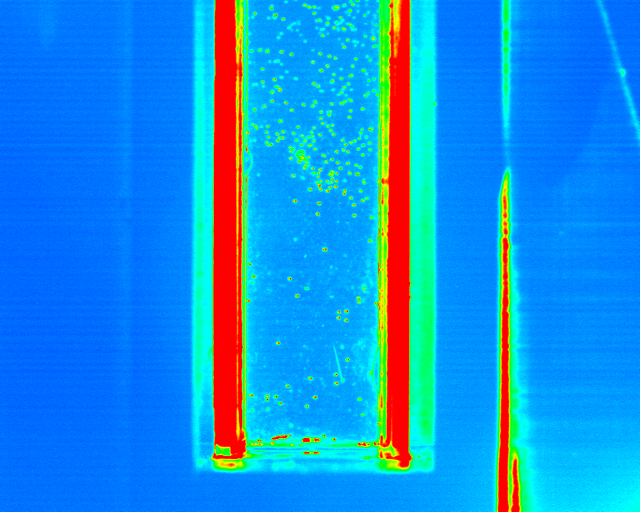
#> input picture CI_tracking/ImageSNAP_1.bmp, 1280 x 1024 px, given in place of CI_Film.avi, which was not available (shown at 1/2 size)
$ python Testing_SARS-video.py
#> lines starting #> are read from the running program, lines starting #| are printed output that depends on the picture; after the words box and inside, x2 and y2 are one past the last pixel; in counts of white or black regions, pixels touching at a corner belong together; pictures that were not available may be replaced by others from this repository, and a replacement may not be noted
# managed to track CI using canny, blur and contours. It is still a bit nervous. Missing identities
import cv2
import numpy as np
from matplotlib import pyplot as plt

def getContours(img):
    contours, hierarchy = cv2.findContours(img,cv2.RETR_EXTERNAL, cv2.CHAIN_APPROX_NONE)
    for cnt in contours:
        # getting coordinates of contours
        area = cv2.contourArea(cnt)
        #print(area)
        #drawing contours
        if (area < 50):
            cv2.drawContours(imgContour,cnt,-1,(0,0,255),3)
            peri = cv2.arcLength(cnt, True)
            #print(peri)
            approx = cv2.approxPolyDP(cnt, 0.02*peri,True)
            #print (len(approx))
            object = len(approx)
            x, y, w, h = cv2.boundingRect(approx)

            if (object > 4 & object < 10):
                objectType = "CI"
                cv2.rectangle(imgContour, (x, y), (x + w, y + h), (255, 0, 0), 2)
                cv2.putText(imgContour, objectType,
                        (x + (w // 2) - 10, y + (h // 2) - 10), cv2.FONT_HERSHEY_COMPLEX, 0.7,
                        (0, 0, 0), 1)
            else: print(object)


def empty(a):
    pass


# Create a videoCapture object and read from input filter
capture = cv2.VideoCapture('CI_Film.avi')

# Multipurpose trackbars for setup
#cv2.namedWindow("trackBars")
#cv2.resizeWindow("trackBars", 640, 240)


# Slider for canny
cv2.namedWindow("Adjust Canny")
cv2.resizeWindow("Adjust Canny", 600, 140)
cv2.createTrackbar("Threshold1_1", "Adjust Canny", 0, 1000,empty)
cv2.createTrackbar("Threshold1_2", "Adjust Canny", 0, 1000,empty)
cv2.createTrackbar("Dialation", "Adjust Canny", 0, 1000,empty)
cv2.createTrackbar("erosion", "Adjust Canny", 0, 1000,empty)

# [6 lines of commented-out code are left out]


if (capture.isOpened() == False):
    print("Error opening file")

while(capture.isOpened()):
    ret, frame = capture.read()
#> frame is the input picture: shape (1024, 1280, 3); mean B, G, R 222.5, 144.3, 23.4
    if ret == True:

        # [8 lines of commented-out code are left out]
        crop_frame = frame[32:834, 845:1157]
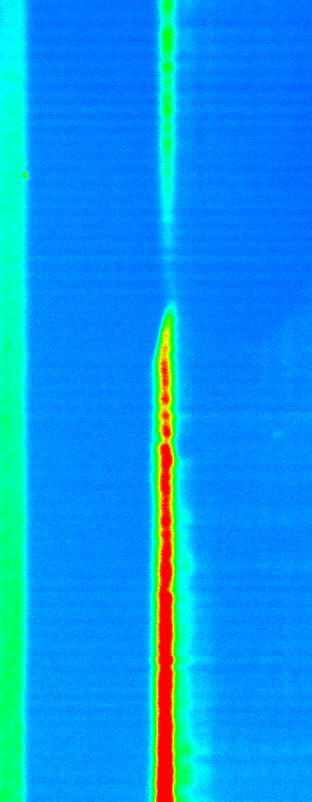
#> crop_frame: shape (802, 312, 3); mean B, G, R 236.3, 152.7, 7.5
        imgContour = crop_frame.copy()
        imgGray = cv2.cvtColor(crop_frame, cv2.COLOR_BGR2GRAY)
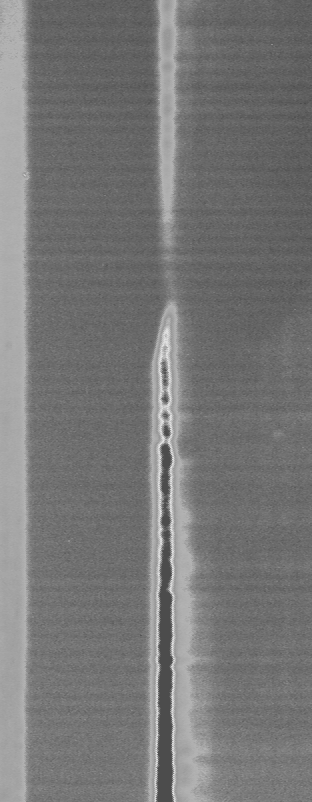
#> imgGray: shape (802, 312); min 75, max 226, mean 118.8

        # Kernel for Dialation
        kernel = np.ones((5, 5), np.uint8)
        # Testing Canny
        Threshold1_1 = cv2.getTrackbarPos("Threshold1_1", "Adjust Canny")
        Threshold1_2 = cv2.getTrackbarPos("Threshold1_2", "Adjust Canny")
        dialation = cv2.getTrackbarPos("Dialation", "Adjust Canny")
        erosion = cv2.getTrackbarPos("erosion", "Adjust Canny")
        # adding blur to get less noise in the image
        blur = cv2.GaussianBlur(imgGray, (7, 7),0)
        # filtering image to just show edges
        canny = cv2.Canny(blur, Threshold1_1, Threshold1_2)
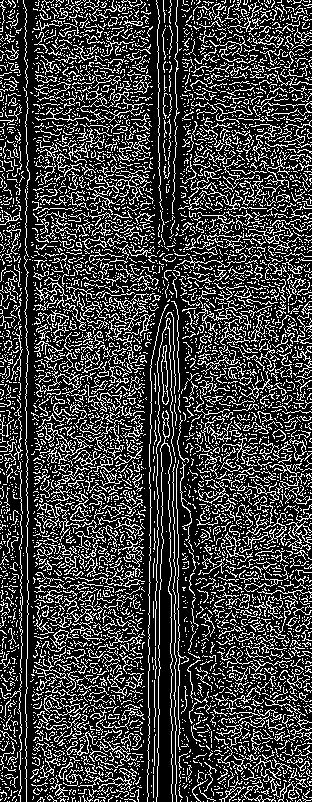
#> canny: shape (802, 312); 24.6% white in thin lines or dots
        # making edges thicker
        cannyDialation = cv2.dilate(canny,kernel,iterations = dialation)
        #eroding image
        erodedimg = cv2.erode(cannyDialation, kernel, iterations=erosion)
        getContours(canny)
#> in getContours, `contours, hierarchy = cv2.findContours(img,cv2.RETR_EXTERNAL, cv2.CHAI..`: contours = 5892 contours, 5793 with area under 20; largest, box (x1, y1, x2, y2) and area: (161, 345, 169, 405) 246, (86, 174, 152, 205) 188, (224, 532, 245, 558) 134, (156, 410, 173, 802) 106, (270, 777, 308, 802) 92
#> the loop in getContours, `for cnt in contours:` made 5892 passes
#> (cnt, area, peri, approx, object, x, y, w) on passes 16, 29, 37: ([[116, 800], [116, 801], [117, 800]], 0.5, 3.41, [[117, 800], [116, 800], [116, 801]], 3, 116, 800, 2), ([[309, 797], [310, 797], [311, 797], [310, 797]], 0, 4, [[309, 797], [311, 797]], 2, 309, 797, 3), ([[8, 797], [8, 798], [9, 797]], 0.5, 3.41, [[9, 797], [8, 797], [8, 798]], 3, 8, 797, 2)
#> (area, peri, approx, object, x, y, w, h) on passes 13, 14, 15, 17, 18, 20: (0, 2, [[295, 800], [295, 801]], 2, 295, 800, 1, 2), (0, 2, [[207, 800], [207, 801]], 2, 207, 800, 1, 2), (0, 2, [[120, 800], [120, 801]], 2, 120, 800, 1, 2), (0, 2.83, [[101, 800], [100, 801]], 2, 100, 800, 2, 2), (0, 2, [[75, 800], [75, 801]], 2, 75, 800, 1, 2), (0, 4.83, [[286, 799], [287, 800], [287, 801], [287, 800]], 4, 286, 799, 2, 3)
#| 4
#| 4
#| 4
#| 4
#| 4
#| 4
#| 4
#| 4
#> (further printed lines are left out)
#> after the loop in getContours, `for cnt in contours:`:
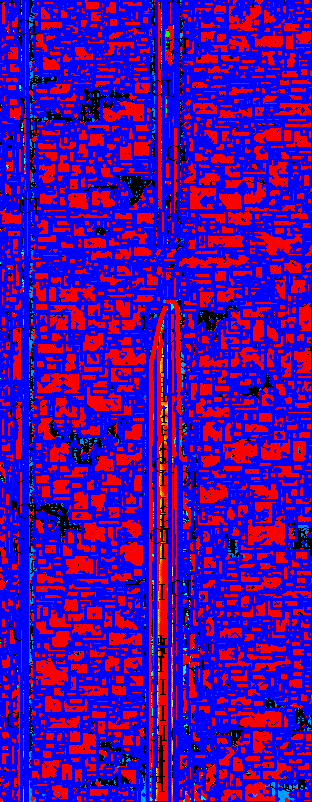
#> imgContour: shape (802, 312, 3); mean B, G, R 157.5, 2.5, 84.5


        # [21 lines of commented-out code are left out]
        cv2.imshow('Contours', imgContour)
        cv2.imshow('Canny', canny)
        cv2.imshow('blur', blur)
        cv2.imshow('Cropped image', crop_frame)
        cv2.imshow('dialated', cannyDialation)
        cv2.imshow('erodedimg', erodedimg)

        if cv2.waitKey(25) & 0xFF == ord('q'):
#> (key q is pressed here)
            break

    else:
        break

$ run again, on CI_tracking/ImageSNAP_2.bmp
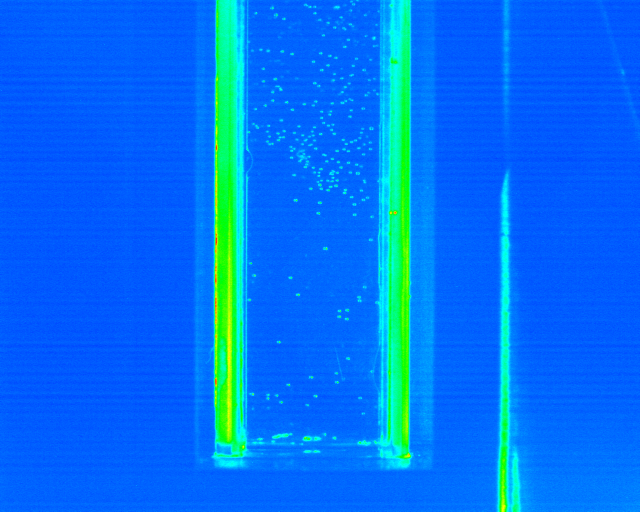
#> input picture CI_tracking/ImageSNAP_2.bmp, 1280 x 1024 px, given in place of CI_Film.avi, which was not available (shown at 1/2 size)
#> frame is the input picture: shape (1024, 1280, 3); mean B, G, R 244.3, 114.6, 1.3
#> `canny = cv2.Canny(blur, Threshold1_1, Threshold1_2)`:
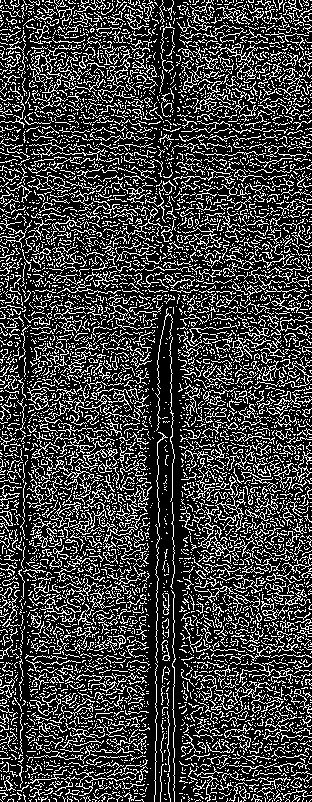
#> canny: shape (802, 312); 24.9% white in thin lines or dots
#> contours = 6456 contours, 6349 with area under 20; largest, box (x1, y1, x2, y2) and area: (203, 533, 256, 565) 100, (107, 294, 137, 321) 100, (98, 448, 118, 473) 94, (198, 484, 244, 548) 90, (124, 14, 149, 30) 74
#> the loop in getContours, `for cnt in contours:` made 6456 passes
#> (cnt, area, peri, approx, object, x, y, w) on passes 6, 10, 14: ([[277, 800], [276, 801], [277, 800], [278, 800]], 0, 4.83, [[278, 800], [277, 800], [276, 801], [277, 800]], 4, 276, 800, 3), ([[311, 799], [310, 800], [309, 801], [310, 800]], 0, 5.66, [[311, 799], [309, 801]], 2, 309, 799, 3), ([[181, 799], [181, 800], [181, 801], [181, 800]], 0, 4, [[181, 799], [181, 801]], 2, 181, 799, 1)
#> (printed output is left out)
#> after the loop in getContours, `for cnt in contours:`:
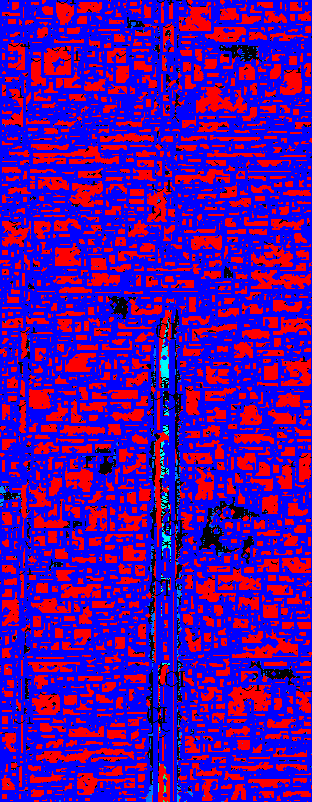
#> imgContour: shape (802, 312, 3); mean B, G, R 158.6, 1.5, 86.9
